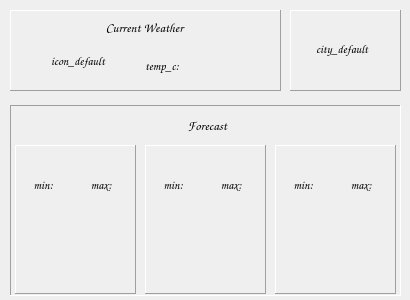
<?xml version="1.0" encoding="UTF-8"?>
<ui version="4.0">
 <class>Form</class>
 <widget class="QWidget" name="Form">
  <property name="enabled">
   <bool>true</bool>
  </property>
  <property name="geometry">
   <rect>
    <x>0</x>
    <y>0</y>
    <width>410</width>
    <height>300</height>
   </rect>
  </property>
  <property name="sizePolicy">
   <sizepolicy hsizetype="Fixed" vsizetype="Fixed">
    <horstretch>0</horstretch>
    <verstretch>0</verstretch>
   </sizepolicy>
  </property>
  <property name="font">
   <font>
    <family>Comic Sans MS</family>
   </font>
  </property>
  <property name="windowTitle">
   <string>WeatherWidget</string>
  </property>
  <property name="windowIcon">
   <iconset>
    <normaloff>../../Downloads/sun.jpg</normaloff>../../Downloads/sun.jpg</iconset>
  </property>
  <widget class="QFrame" name="fr_forecast">
   <property name="geometry">
    <rect>
     <x>10</x>
     <y>105</y>
     <width>391</width>
     <height>191</height>
    </rect>
   </property>
   <property name="toolTip">
    <string>forecast</string>
   </property>
   <property name="frameShape">
    <enum>QFrame::Panel</enum>
   </property>
   <property name="frameShadow">
    <enum>QFrame::Sunken</enum>
   </property>
   <widget class="QFrame" name="fr_forecast_day_0">
    <property name="geometry">
     <rect>
      <x>5</x>
      <y>40</y>
      <width>121</width>
      <height>149</height>
     </rect>
    </property>
    <property name="toolTip">
     <string>forecast_today</string>
    </property>
    <property name="frameShape">
     <enum>QFrame::Panel</enum>
    </property>
    <property name="frameShadow">
     <enum>QFrame::Raised</enum>
    </property>
    <widget class="QLabel" name="lb_fr_date_0">
     <property name="geometry">
      <rect>
       <x>1</x>
       <y>1</y>
       <width>116</width>
       <height>18</height>
      </rect>
     </property>
     <property name="toolTip">
      <string>date</string>
     </property>
     <property name="layoutDirection">
      <enum>Qt::LeftToRight</enum>
     </property>
     <property name="text">
      <string/>
     </property>
     <property name="alignment">
      <set>Qt::AlignCenter</set>
     </property>
    </widget>
    <widget class="QLabel" name="lb_fr_temp_max_0">
     <property name="geometry">
      <rect>
       <x>60</x>
       <y>30</y>
       <width>55</width>
       <height>19</height>
      </rect>
     </property>
     <property name="text">
      <string>max: </string>
     </property>
     <property name="alignment">
      <set>Qt::AlignCenter</set>
     </property>
    </widget>
    <widget class="QLabel" name="lb_fr_temp_min_0">
     <property name="geometry">
      <rect>
       <x>2</x>
       <y>30</y>
       <width>55</width>
       <height>19</height>
      </rect>
     </property>
     <property name="text">
      <string>min: </string>
     </property>
     <property name="alignment">
      <set>Qt::AlignCenter</set>
     </property>
    </widget>
   </widget>
   <widget class="QFrame" name="fr_forecast_day_1">
    <property name="geometry">
     <rect>
      <x>135</x>
      <y>40</y>
      <width>121</width>
      <height>149</height>
     </rect>
    </property>
    <property name="toolTip">
     <string>forecast_tomorrow</string>
    </property>
    <property name="frameShape">
     <enum>QFrame::Panel</enum>
    </property>
    <property name="frameShadow">
     <enum>QFrame::Raised</enum>
    </property>
    <widget class="QLabel" name="lb_fr_date_1">
     <property name="geometry">
      <rect>
       <x>1</x>
       <y>1</y>
       <width>116</width>
       <height>18</height>
      </rect>
     </property>
     <property name="toolTip">
      <string>date</string>
     </property>
     <property name="layoutDirection">
      <enum>Qt::LeftToRight</enum>
     </property>
     <property name="text">
      <string/>
     </property>
     <property name="alignment">
      <set>Qt::AlignCenter</set>
     </property>
    </widget>
    <widget class="QLabel" name="lb_fr_temp_max_1">
     <property name="geometry">
      <rect>
       <x>60</x>
       <y>30</y>
       <width>55</width>
       <height>19</height>
      </rect>
     </property>
     <property name="text">
      <string>max: </string>
     </property>
     <property name="alignment">
      <set>Qt::AlignCenter</set>
     </property>
    </widget>
    <widget class="QLabel" name="lb_fr_temp_min_1">
     <property name="geometry">
      <rect>
       <x>2</x>
       <y>30</y>
       <width>55</width>
       <height>19</height>
      </rect>
     </property>
     <property name="text">
      <string>min: </string>
     </property>
     <property name="alignment">
      <set>Qt::AlignCenter</set>
     </property>
    </widget>
   </widget>
   <widget class="QFrame" name="fr_forecast_day_2">
    <property name="geometry">
     <rect>
      <x>265</x>
      <y>40</y>
      <width>121</width>
      <height>149</height>
     </rect>
    </property>
    <property name="toolTip">
     <string>forecast_day_after_tomorrow</string>
    </property>
    <property name="frameShape">
     <enum>QFrame::Panel</enum>
    </property>
    <property name="frameShadow">
     <enum>QFrame::Raised</enum>
    </property>
    <widget class="QLabel" name="lb_fr_date_3">
     <property name="geometry">
      <rect>
       <x>1</x>
       <y>1</y>
       <width>116</width>
       <height>18</height>
      </rect>
     </property>
     <property name="toolTip">
      <string>date</string>
     </property>
     <property name="layoutDirection">
      <enum>Qt::LeftToRight</enum>
     </property>
     <property name="text">
      <string/>
     </property>
     <property name="alignment">
      <set>Qt::AlignCenter</set>
     </property>
    </widget>
    <widget class="QLabel" name="lb_fr_temp_max_3">
     <property name="geometry">
      <rect>
       <x>60</x>
       <y>30</y>
       <width>55</width>
       <height>19</height>
      </rect>
     </property>
     <property name="text">
      <string>max: </string>
     </property>
     <property name="alignment">
      <set>Qt::AlignCenter</set>
     </property>
    </widget>
    <widget class="QLabel" name="lb_fr_temp_min_3">
     <property name="geometry">
      <rect>
       <x>2</x>
       <y>30</y>
       <width>55</width>
       <height>19</height>
      </rect>
     </property>
     <property name="text">
      <string>min: </string>
     </property>
     <property name="alignment">
      <set>Qt::AlignCenter</set>
     </property>
    </widget>
   </widget>
  </widget>
  <widget class="QFrame" name="fr_current">
   <property name="geometry">
    <rect>
     <x>10</x>
     <y>10</y>
     <width>271</width>
     <height>81</height>
    </rect>
   </property>
   <property name="toolTip">
    <string>current_weather</string>
   </property>
   <property name="frameShape">
    <enum>QFrame::Panel</enum>
   </property>
   <property name="frameShadow">
    <enum>QFrame::Raised</enum>
   </property>
   <widget class="QLabel" name="lb_cur_icon">
    <property name="geometry">
     <rect>
      <x>0</x>
      <y>20</y>
      <width>136</width>
      <height>61</height>
     </rect>
    </property>
    <property name="toolTip">
     <string>icon</string>
    </property>
    <property name="text">
     <string>icon_default</string>
    </property>
    <property name="scaledContents">
     <bool>false</bool>
    </property>
    <property name="alignment">
     <set>Qt::AlignCenter</set>
    </property>
   </widget>
   <widget class="QWidget" name="verticalLayoutWidget">
    <property name="geometry">
     <rect>
      <x>135</x>
      <y>30</y>
      <width>136</width>
      <height>51</height>
     </rect>
    </property>
    <layout class="QVBoxLayout" name="verticalLayout">
     <item>
      <widget class="QLabel" name="lb_cur_temp_c">
       <property name="toolTip">
        <string>temperature_celcius</string>
       </property>
       <property name="text">
        <string>temp_c:</string>
       </property>
      </widget>
     </item>
    </layout>
   </widget>
  </widget>
  <widget class="QFrame" name="fr_extra">
   <property name="geometry">
    <rect>
     <x>290</x>
     <y>10</y>
     <width>111</width>
     <height>81</height>
    </rect>
   </property>
   <property name="toolTip">
    <string>extra_info</string>
   </property>
   <property name="frameShape">
    <enum>QFrame::Panel</enum>
   </property>
   <property name="frameShadow">
    <enum>QFrame::Raised</enum>
   </property>
   <widget class="QLabel" name="lb_city">
    <property name="geometry">
     <rect>
      <x>10</x>
      <y>20</y>
      <width>84</width>
      <height>38</height>
     </rect>
    </property>
    <property name="toolTip">
     <string>city_name</string>
    </property>
    <property name="text">
     <string>city_default</string>
    </property>
    <property name="alignment">
     <set>Qt::AlignCenter</set>
    </property>
   </widget>
  </widget>
  <widget class="QLabel" name="lb_fr">
   <property name="geometry">
    <rect>
     <x>105</x>
     <y>115</y>
     <width>205</width>
     <height>21</height>
    </rect>
   </property>
   <property name="font">
    <font>
     <pointsize>10</pointsize>
    </font>
   </property>
   <property name="layoutDirection">
    <enum>Qt::LeftToRight</enum>
   </property>
   <property name="text">
    <string>Forecast</string>
   </property>
   <property name="alignment">
    <set>Qt::AlignCenter</set>
   </property>
  </widget>
  <widget class="QLabel" name="lb_cw">
   <property name="geometry">
    <rect>
     <x>10</x>
     <y>15</y>
     <width>269</width>
     <height>24</height>
    </rect>
   </property>
   <property name="font">
    <font>
     <pointsize>10</pointsize>
    </font>
   </property>
   <property name="layoutDirection">
    <enum>Qt::LeftToRight</enum>
   </property>
   <property name="text">
    <string>Current Weather</string>
   </property>
   <property name="alignment">
    <set>Qt::AlignCenter</set>
   </property>
  </widget>
 </widget>
 <resources/>
 <connections/>
</ui>
